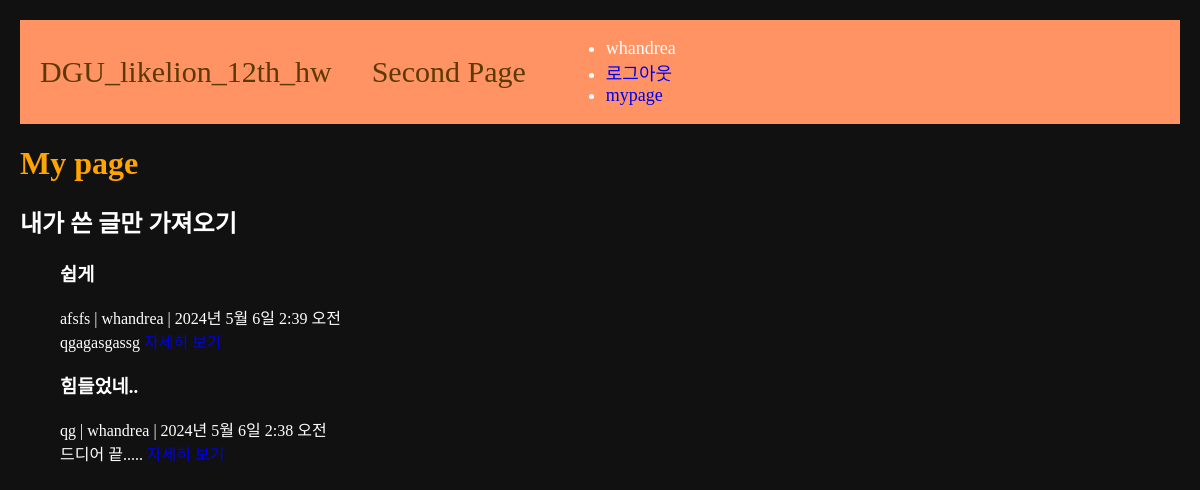
The page /users/mypage/ (signed in) on the database its author committed.
### main/models.py (models this page shows, shortened)
class Post(models.Model):
    title= models.CharField(max_length=50)
    stitle= models.CharField(max_length=10)
    writer= models.CharField(max_length=30)
    body= models.TextField()
    pub_date= models.DateTimeField()
    image= models.ImageField(upload_to="blog/", blank=True, null=True)
    def summary(self):
        return self.body[:20]

### users/views.py (the view)
# urls.py: path('mypage/',mypage, name="mypage"),
def mypage(request):
    my_blogs = Post.objects.filter(writer=request.user)
    return render(request, 'users/mypage.html',{'my_blogs':my_blogs})

### users/templates/users/mypage.html
{% extends 'base.html' %}
{% block content %}
<h1>My page</h1>
<h2>내가 쓴 글만 가져오기</h2>
{% if my_blogs %}
  <ul>
    {% for blog in my_blogs %}
    <h3>{{blog.title}}</h3>
    {{blog.stitle}} | {{blog.writer}} | {{blog.pub_date}}<br>
    {{blog.summary}}
        <a href="{% url 'main:detail' blog.id %}">자세히 보기</a>
    {% endfor %}
  </ul>
{% else %}
  <p>No blogs found.</p>
{% endif %}
{% endblock %}

### project/templates/base.html (shortened to what this page needs)
<!DOCTYPE html>
{% load static %}
<html lang="ko">
<head>
  <link rel="stylesheet" type="text/css" href="{% static 'css/project.css' %}">
</head>
<body class="body-container">
    {% include 'shared/_navbar.html' %}
    {% block content %}
    {% endblock %}
</body>
</html>

### project/templates/shared/_navbar.html (shortened to what this page needs)
<nav class="navbar-container">
    <a class="navbar-link" href="{% url 'main:mainpage' %}">DGU_likelion_12th_hw</a>
    <a class="navbar-link" href="{% url 'main:secondpage' %}">Second Page</a>
  <div class="nav-right">
    {% if user.is_authenticated %}
    <ul class="nav-link-accouts">
      <li class="nav-link-user">{{user.username}}</li>
      <li><a href="{% url 'accounts:logout' %}">로그아웃</a></li>
      <li><a href="{% url 'users:mypage' %}">mypage</a></li>
    </ul>
    {% else %}
    <ul class="nav-link-account">
      <li><a href="{% url 'accounts:login' %}">로그인</a></li>
      <li><a href="{% url 'accounts:signup' %}">signup</a></li>
    </ul>
    {% endif %}
    </div>
</nav>

### project/static/css/project.css (style rules this page uses)
h1 { color:orange; }

### project/templates/base.html (style rules this page uses)
a { text-decoration: none; }
.body-container { background-color: #111; color: #fff; margin: 20px; }
.navbar-container { display: flex; align-items: center; padding-left: 20px; gap: 40px; background-color: #FF9364; font-size: 18px; }
.navbar-link { color: #5c3900; font-size: 30px; }

### rows shown on the page
Post: title "쉽게", stitle "afsfs", writer "whandrea", pub_date "2024년 5월 6일 2:39 오전", summary "qgagasgassg"
Post: title "힘들었네..", stitle "qg", writer "whandrea", pub_date "2024년 5월 6일 2:38 오전", summary "드디어 끝....."

### other values the page prints
{{ user.username }} "whandrea"
